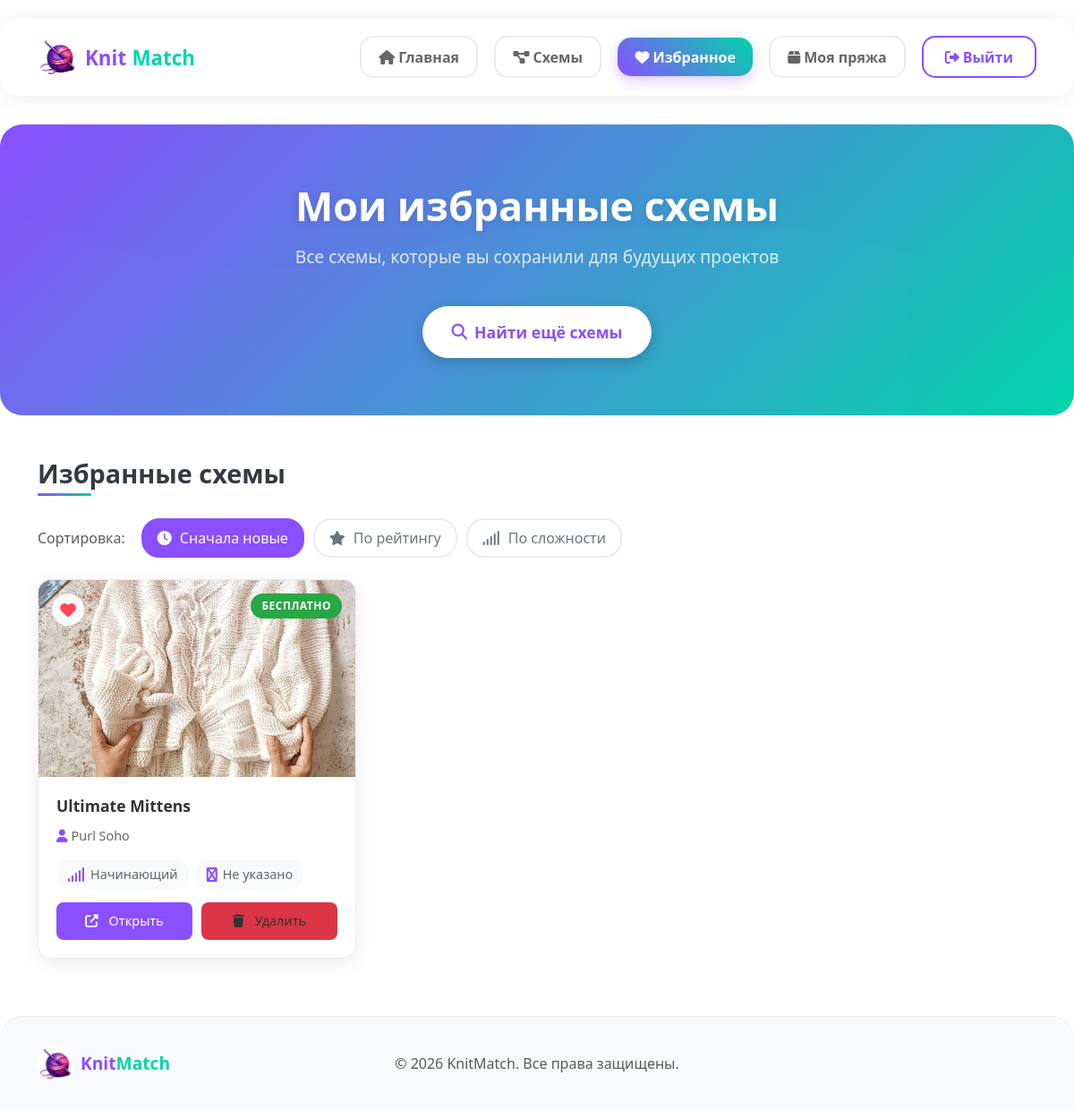
/patterns/favorites/ (signed in), run on an earlier commit of the app's database.
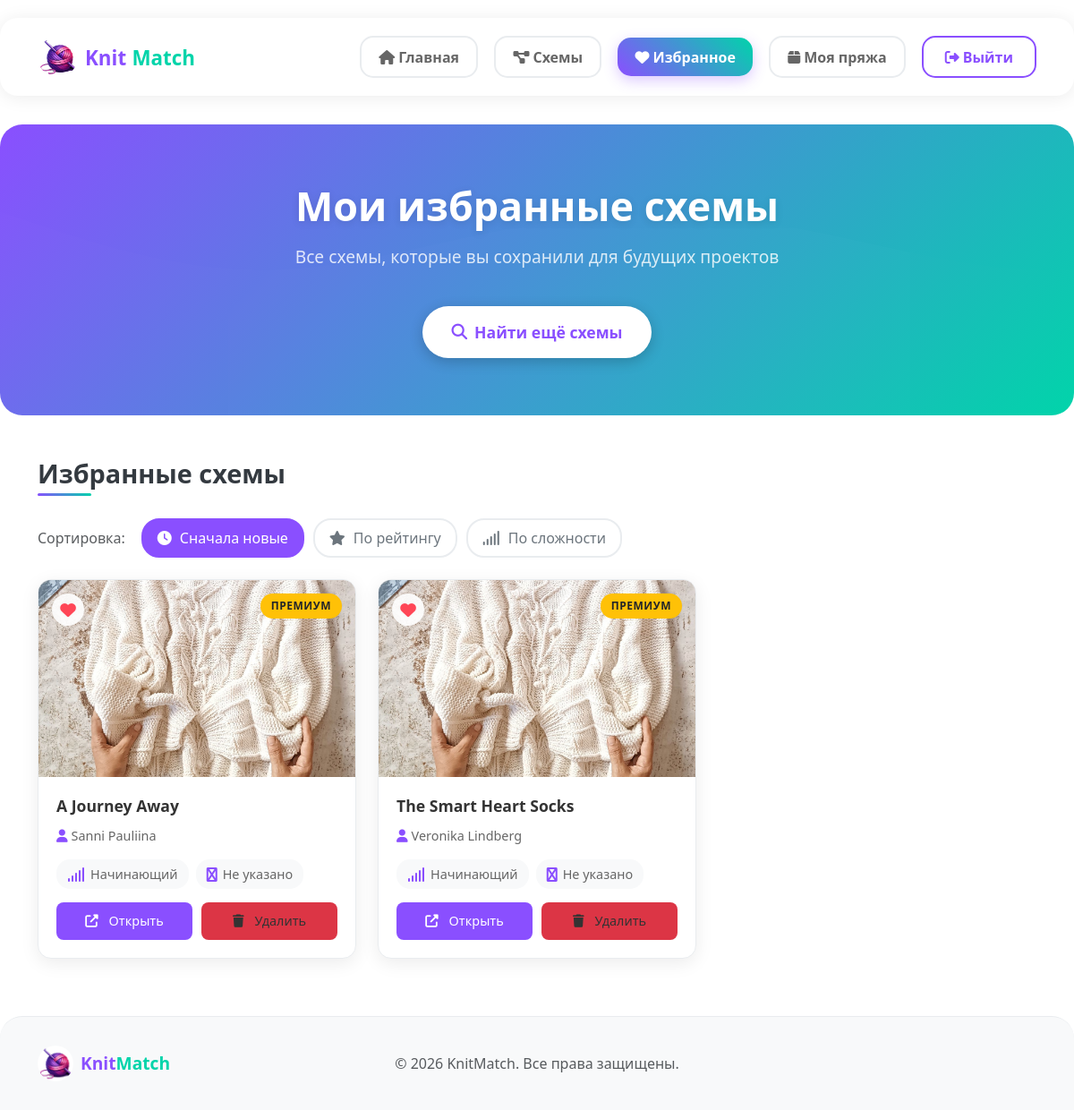
And on a later commit of the database.
### yarn_app/models.py (models this page shows, shortened)
class Pattern(models.Model):
    ravelry_id = models.CharField(max_length=50, unique=True)
    name = models.CharField(max_length=200)
    yarn_weight = models.CharField(max_length=50)
    photo_url = models.URLField(blank=True)
    source = models.CharField(max_length=20, default='ravelry')
    pattern_url = models.URLField(blank=True, verbose_name="Ссылка на схему")
    difficulty = models.CharField(max_length=20, blank=True,
                                 choices=[('beginner', 'Начинающий'),
                                         ('easy', 'Легкий'),
                                         ('intermediate', 'Средний'),
                                         ('experienced', 'Опытный')])
    craft = models.CharField(max_length=20, default='knitting',
                            choices=[('knitting', 'Вязание'),
                                    ('crochet', 'Вязание крючком')])
    is_free = models.BooleanField(default=False, verbose_name="Бесплатная")
    rating = models.FloatField(default=0, verbose_name="Рейтинг")  # Это поле важно!
    rating_count = models.IntegerField(default=0, verbose_name="Количество оценок")
    created_at = models.DateTimeField(auto_now_add=True)
    author = models.CharField(max_length=200, blank=True, null=True, verbose_name="Автор")
    category = models.CharField(max_length=100, blank=True, null=True, verbose_name="Категория")
    description = models.TextField(blank=True, null=True, verbose_name="Описание")
    yardage = models.IntegerField(default=0, verbose_name="Метраж (ярды)", blank=True, null=True)
    notes = models.TextField(blank=True, null=True, verbose_name="Заметки")
    published = models.CharField(max_length=50, blank=True, null=True, verbose_name="Дата публикации")
    class Meta:
        ordering = ['-rating']

### yarn_app/views.py (the view)
# urls.py: path('patterns/favorites/', views.favorites, name='favorites'),
@login_required
def favorites(request):
    favorite_patterns = Pattern.objects.filter(
        favorite__user=request.user
    ).distinct()
    paginator = Paginator(favorite_patterns, 20)
    page = request.GET.get('page', 1)
    try:
        patterns_page = paginator.page(page)
    except PageNotAnInteger:
        patterns_page = paginator.page(1)
    except EmptyPage:
        patterns_page = paginator.page(paginator.num_pages)
    context = {
        'patterns': patterns_page,
        'paginator': paginator,
        'page_obj': patterns_page,
    }
    return render(request, 'favorites.html', context)

### yarn_app/templates/favorites.html (shortened to what this page needs)
{% load static %}
<!DOCTYPE html>
<html lang="ru">
<head>
    <link href="https://cdn.jsdelivr.net/npm/bootstrap@5.3.0/dist/css/bootstrap.min.css" rel="stylesheet">
    <link rel="stylesheet" href="https://cdnjs.cloudflare.com/ajax/libs/font-awesome/6.4.0/css/all.min.css">
    <link rel="stylesheet" href="{% static 'css/favorites.css' %}">
    <link rel="stylesheet" href="{% static 'css/my_yarn.css' %}">
</head>
<body>
    <nav class="navbar navbar-expand-lg">
        <div class="container">
            <a class="navbar-brand d-flex align-items-center" href="{% url 'home' %}">
                <img src="{% static 'images/logo.jpg' %}" alt="Logo" height="45" class="rounded-circle me-2">
                <div class="d-flex flex-column">
                    <div>
                        <span class="fw-bold" style="color: #8a4fff; font-size: 1.4rem;">Knit</span>
                        <span class="fw-bold" style="color: #00d4aa; font-size: 1.4rem;">Match</span>
                    </div>
                </div>
            </a>
            <div class="collapse navbar-collapse" id="navbarNav">
                <div class="navbar-nav ms-auto">
                    <a href="{% url 'home' %}" class="nav-link me-2">
                        <button class="btn nav-btn">
                            <i class="fas fa-home me-1"></i>Главная
                        </button>
                    </a>
                    <a href="{% url 'projects' %}" class="nav-link me-2">
                        <button class="btn nav-btn">
                            <i class="fas fa-project-diagram me-1"></i>Схемы
                        </button>
                    </a>
                    <a href="{% url 'favorites' %}" class="nav-link me-2">
                        <button class="btn nav-btn active">
                            <i class="fas fa-heart me-1"></i>Избранное
                        </button>
                    </a>
                    <a href="{% url 'my_yarn' %}" class="nav-link me-2">
                        <button class="btn nav-btn">
                            <i class="fas fa-box me-1"></i>Моя пряжа
                        </button>
                    </a>
                    {% if user.is_authenticated %}
                    <div class="nav-link">
                        <a href="{% url 'logout' %}" class="btn btn-outline-primary">
                            <i class="fas fa-sign-out-alt me-1"></i>Выйти
                        </a>
                    </div>
                    {% else %}
                    <div class="nav-link">
                        <a href="{% url 'login' %}" class="btn btn-primary">
                            <i class="fas fa-sign-in-alt me-1"></i>Войти
                        </a>
                    </div>
                    {% endif %}
                </div>
            </div>
        </div>
    </nav>
    <section class="hero-section">
        <div class="container">
            <div class="hero-content">
                <h1 class="hero-title">Мои избранные схемы</h1>
                <p class="hero-subtitle">Все схемы, которые вы сохранили для будущих проектов</p>
                <div class="hero-buttons">
                    <a href="{% url 'projects' %}" class="btn btn-primary btn-lg">
                        <i class="fas fa-search me-2"></i>Найти ещё схемы
                    </a>
                </div>
            </div>
        </div>
    </section>
    <main class="main-content">
        <div class="container">
            <div class="favorites-header mb-4">
                <h3 class="section-title">Избранные схемы</h3>
                {% if patterns %}
                <div class="sort-options">
                    <span class="text-muted me-2">Сортировка:</span>
                    <button class="sort-btn active" data-sort-type="recent">
                        <i class="fas fa-clock me-1"></i>Сначала новые
                    </button>
                    <button class="sort-btn" data-sort-type="rating">
                        <i class="fas fa-star me-1"></i>По рейтингу
                    </button>
                    <button class="sort-btn" data-sort-type="difficulty">
                        <i class="fas fa-signal me-1"></i>По сложности
                    </button>
                </div>
                {% endif %}
            </div>
            <div id="favoritesList">
                {% if patterns %}
                    <div class="row row-cols-1 row-cols-md-2 row-cols-lg-3 g-4" id="patternsContainer">
                        {% for pattern in patterns %}
                        <div class="col pattern-card-container" data-pattern-id="{{ pattern.id }}">
                            <div class="pattern-card">
                                <div class="pattern-image-container">
                                    {% if pattern.photo_url %}
                                    <img src="{{ pattern.photo_url }}"
                                         class="pattern-image"
                                         alt="{{ pattern.name }}"
                                         onerror="this.src='{% static 'images/pattern-placeholder.jpg' %}'">
                                    {% else %}
                                    <img src="{% static 'images/pattern-placeholder.jpg' %}"
                                         class="pattern-image"
                                         alt="{{ pattern.name }}">
                                    {% endif %}
                                    {% if pattern.is_free %}
                                        <span class="free-badge">БЕСПЛАТНО</span>
                                    {% else %}
                                        <span class="premium-badge">ПРЕМИУМ</span>
                                    {% endif %}
                                    <button class="favorite-btn active remove-favorite-btn"
        data-pattern-id="{{ pattern.id }}"
        title="Удалить из избранного">
    <i class="fas fa-heart"></i>
</button>
                                </div>
                                <div class="pattern-info">
                                    <h5 class="pattern-title">{{ pattern.name }}</h5>
                                    {% if pattern.author %}
                                    <p class="pattern-author">
                                        <i class="fas fa-user me-1"></i>{{ pattern.author }}
                                    </p>
                                    {% endif %}
                                    <div class="pattern-meta">
                                        <span class="meta-item difficulty">
                                            <i class="fas fa-signal"></i>
                                            {{ pattern.get_difficulty_display }}
                                        </span>
                                        <span class="meta-item">
                                            <i class="fas fa-yarn"></i>
                                            {{ pattern.yarn_weight|default:"Не указано" }}
                                        </span>
                                    </div>
                                    <div class="pattern-actions">
                                        {% if pattern.pattern_url and pattern.pattern_url != "#" %}
                                        <a href="{{ pattern.pattern_url }}"
                                           target="_blank"
                                           class="btn btn-view">
                                            <i class="fas fa-external-link-alt me-1"></i>Открыть
                                        </a>
                                        {% else %}
                                        <button class="btn btn-view disabled">
                                            <i class="fas fa-external-link-alt me-1"></i>Недоступно
                                        </button>
                                        {% endif %}
                                        <button class="btn btn-favorite active remove-favorite-btn"
        data-pattern-id="{{ pattern.id }}">
    <i class="fas fa-trash me-1"></i>Удалить
</button>
                                    </div>
                                </div>
                            </div>
                        </div>
                        {% endfor %}
                    </div>
                {% endif %}
            </div>
        </div>
    </main>
    <footer class="footer">
        <div class="container">
            <div class="row align-items-center">
                <div class="col-md-4">
                    <div class="footer-brand">
                        <img src="{% static 'images/logo.jpg' %}" alt="KnitMatch" height="40" class="rounded-circle me-2">
                        <span class="fw-bold" style="color: #8a4fff; font-size: 1.2rem;">Knit</span>
                        <span class="fw-bold" style="color: #00d4aa; font-size: 1.2rem;">Match</span>
                    </div>
                </div>
                <div class="col-md-4 text-center">
                    <p class="mb-0 text-muted">© 2026 KnitMatch. Все права защищены.</p>
                </div>
            </div>
        </div>
    </footer>
</body>
</html>

### static/css/favorites.css (style rules this page uses)
body { background-color: #f8f9fa; font-family: 'Segoe UI', Tahoma, Geneva, Verdana, sans-serif; }
.navbar { background-color: white; box-shadow: 0 2px 10px rgba(0,0,0,0.1); padding: 15px 0; }
.navbar-brand { font-weight: 700; font-size: 1.5rem; }
.nav-btn { background: none; border: none; color: #6c757d; padding: 8px 16px; border-radius: 20px; transition: all 0.3s ease; font-weight: 500; }
.nav-btn.active { background-color: #8a4fff; color: white; }
.nav-btn i { margin-right: 6px; }
.btn-outline-primary { border-color: #8a4fff; color: #8a4fff; }
.btn-primary { background-color: #8a4fff; border-color: #8a4fff; }
.hero-section { background: linear-gradient(135deg, #8a4fff 0%, #00d4aa 100%); padding: 60px 0; margin-bottom: 40px; border-radius: 0 0 30px 30px; }
.hero-content { max-width: 800px; margin: 0 auto; text-align: center; }
.hero-title { color: white; font-weight: 700; font-size: 2.5rem; margin-bottom: 15px; text-shadow: 0 2px 4px rgba(0,0,0,0.1); }
.hero-subtitle { color: rgba(255, 255, 255, 0.9); font-size: 1.2rem; margin-bottom: 30px; line-height: 1.5; }
.hero-buttons .btn-lg { padding: 12px 30px; font-size: 1.1rem; border-radius: 12px; box-shadow: 0 4px 15px rgba(0,0,0,0.2); }
.section-title { color: #333; font-weight: 600; margin-bottom: 25px; font-size: 1.8rem; position: relative; padding-bottom: 10px; }
.section-title::after { content: ''; position: absolute; bottom: 0; left: 0; width: 60px; height: 3px; background: linear-gradient(to right, #8a4fff, #00d4aa); border-radius: 2px; }
.pattern-card { background: white; border-radius: 15px; overflow: hidden; box-shadow: 0 5px 20px rgba(0,0,0,0.08); transition: all 0.3s ease; height: 100%; border: 1px solid #e9ecef; position: relative; }
.pattern-image-container { position: relative; height: 220px; overflow: hidden; }
.pattern-image { width: 100%; height: 100%; object-fit: cover; transition: transform 0.5s ease; }
.free-badge, .premium-badge { position: absolute; top: 15px; right: 15px; padding: 5px 12px; border-radius: 20px; font-size: 0.75rem; font-weight: 600; text-transform: uppercase; letter-spacing: 0.5px; }
.premium-badge { background-color: #ffc107; color: #212529; }
.favorite-btn { position: absolute; top: 15px; left: 15px; width: 36px; height: 36px; background: rgba(255, 255, 255, 0.9); border: none; border-radius: 50%; display: flex; align-items: center; justify-content: center; cursor: pointer; transition: all 0.3s ease; color: #ff6b8b; font-size: 1.1rem; }
.favorite-btn.active { color: #ff4757; }
.pattern-info { padding: 20px; }
.pattern-title { font-weight: 600; color: #333; margin-bottom: 10px; font-size: 1.1rem; line-height: 1.4; }
.pattern-author { color: #666; font-size: 0.9rem; margin-bottom: 15px; display: flex; align-items: center; }
.pattern-author i { margin-right: 6px; color: #8a4fff; }
.pattern-meta { display: flex; flex-wrap: wrap; gap: 8px; margin-bottom: 15px; }
.meta-item { background: #f8f9fa; padding: 6px 12px; border-radius: 15px; font-size: 0.8rem; color: #666; display: flex; align-items: center; gap: 5px; }
.meta-item i { color: #8a4fff; font-size: 0.9rem; }
.pattern-actions { display: flex; gap: 10px; }
.btn-view, .btn-favorite { flex: 1; padding: 10px; border: none; border-radius: 8px; font-weight: 500; font-size: 0.9rem; cursor: pointer; transition: all 0.3s ease; display: flex; align-items: center; justify-content: center; gap: 8px; }
.btn-view { background: #8a4fff; color: white; }
.btn-favorite { background: #ff6b8b; color: white; }
.btn-favorite.active { background: #dc3545; }
.sort-options { display: flex; gap: 10px; flex-wrap: wrap; align-items: center; }
.sort-btn { background: white; border: 2px solid #e9ecef; padding: 8px 16px; border-radius: 20px; color: #6c757d; font-weight: 500; cursor: pointer; transition: all 0.3s ease; display: flex; align-items: center; gap: 5px; }
.sort-btn.active { background: #8a4fff; border-color: #8a4fff; color: white; }
.footer { background: #f8f9fa; padding: 30px 0; margin-top: 60px; border-top: 1px solid #e9ecef; }
.footer-brand { display: flex; align-items: center; font-weight: 600; font-size: 1.3rem; }
.pattern-card { animation: fadeIn 0.5s ease forwards; }

What changed in the data, as far as the page shows it:
removed Pattern: is_free "БЕСПЛАТНО", name "Ultimate Mittens", author "Purl Soho", difficulty "Начинающий", yarn_weight "Не указано"
added Pattern: is_free "ПРЕМИУМ", name "A Journey Away", author "Sanni Pauliina", difficulty "Начинающий", yarn_weight "Не указано"
added Pattern: is_free "ПРЕМИУМ", name "The Smart Heart Socks", author "Veronika Lindberg", difficulty "Начинающий", yarn_weight "Не указано"
